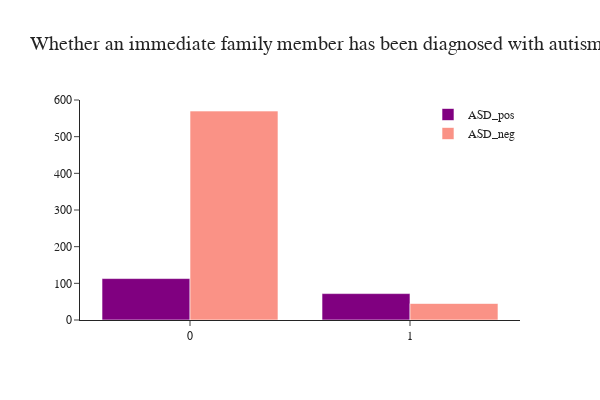

The notebook cell this image was saved under:
### Markdown cell above
### Autism in the family
Most patients have no immediate family who have been diagnose for autism.
However, those who have autistic family members are likely to be diagnose with autism. 72 out of 117 (i.e 62%) of the ASD_positive patients have family members with autism.

### Code cell
fig = go.Figure()
fig.add_trace(go.Histogram(x=ASD_pos['autism'],histnorm='',
              name='ASD_pos', marker_color = 'purple'),
              )
fig.add_trace(go.Histogram(x=ASD_neg['autism'],histnorm='',
              name='ASD_neg', marker_color = 'salmon', opacity=0.85),
             )  

fig.update_layout(title="Whether an immediate family member has been diagnosed with autism", 
                  font_family="San Serif",
                  titlefont={'size': 20},
                  template='simple_white',
                  width=600, 
                  height=400,
                  legend=dict(
                  orientation="v", y=1, yanchor="top", x=1.0, xanchor="right" )                 
                 ).update_xaxes(categoryorder='total descending') 

fig.show()

### Figure 1 — Plotly figure (JSON) as saved in the notebook; plotly's stock layout.template omitted (floating-point values rounded to 4 significant figures; data arrays with more than 128 entries replaced by an {"elided": "..."} marker saying what was removed)
{"data": [{"histnorm": "", "marker": {"color": "purple"}, "name": "ASD_pos", "type": "histogram", "x": {"elided": "185 int values"}}, {"histnorm": "", "marker": {"color": "salmon"}, "name": "ASD_neg", "opacity": 0.85, "type": "histogram", "x": {"elided": "615 int values"}}], "layout": {"font": {"family": "San Serif"}, "height": 400, "legend": {"orientation": "v", "x": 1, "xanchor": "right", "y": 1, "yanchor": "top"}, "title": {"font": {"size": 20}, "text": "Whether an immediate family member has been diagnosed with autism"}, "width": 600, "xaxis": {"autorange": true, "categoryorder": "total descending", "range": [-0.5, 1.5], "type": "linear"}, "yaxis": {"autorange": true, "range": [0, 600]}}}
